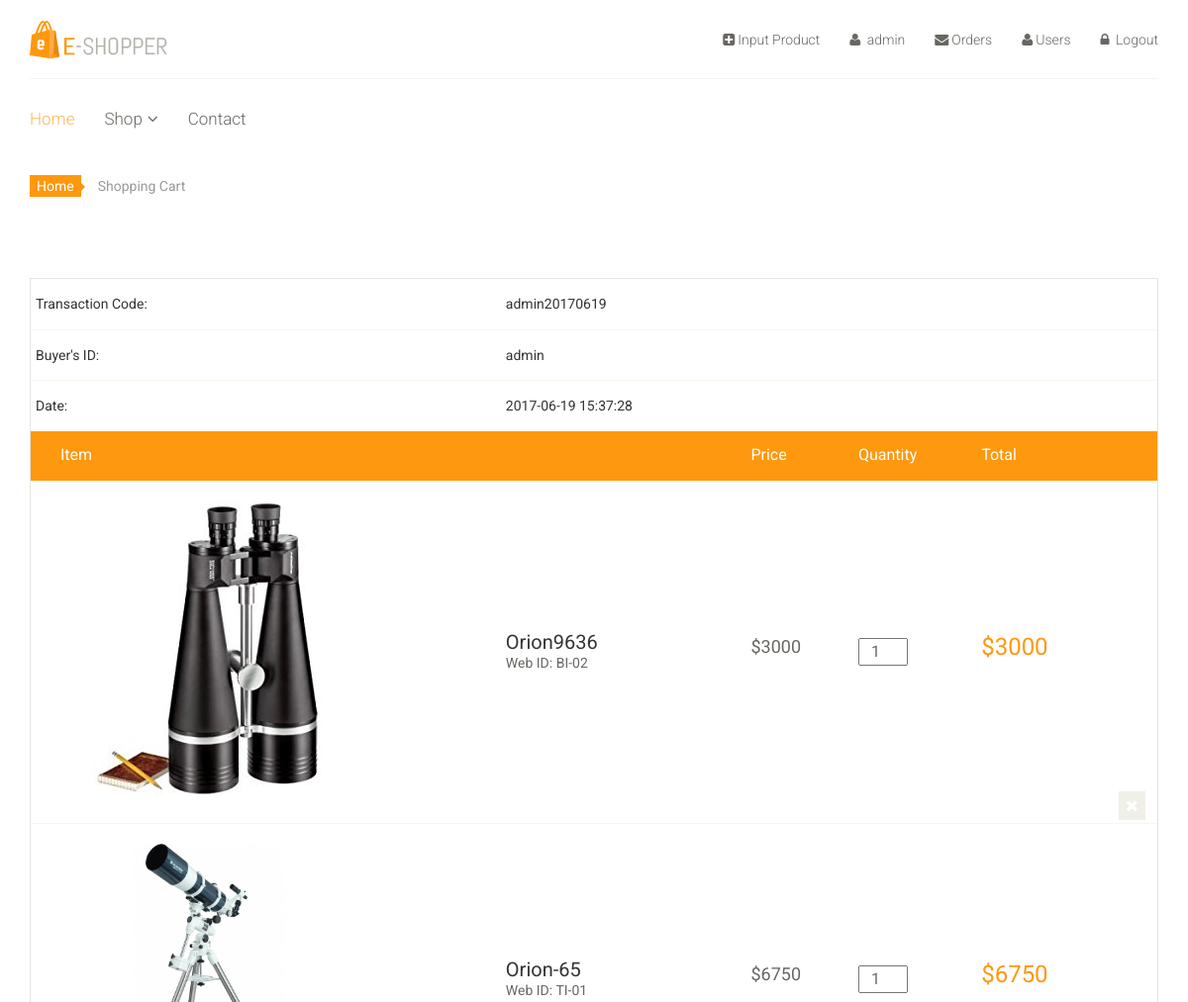
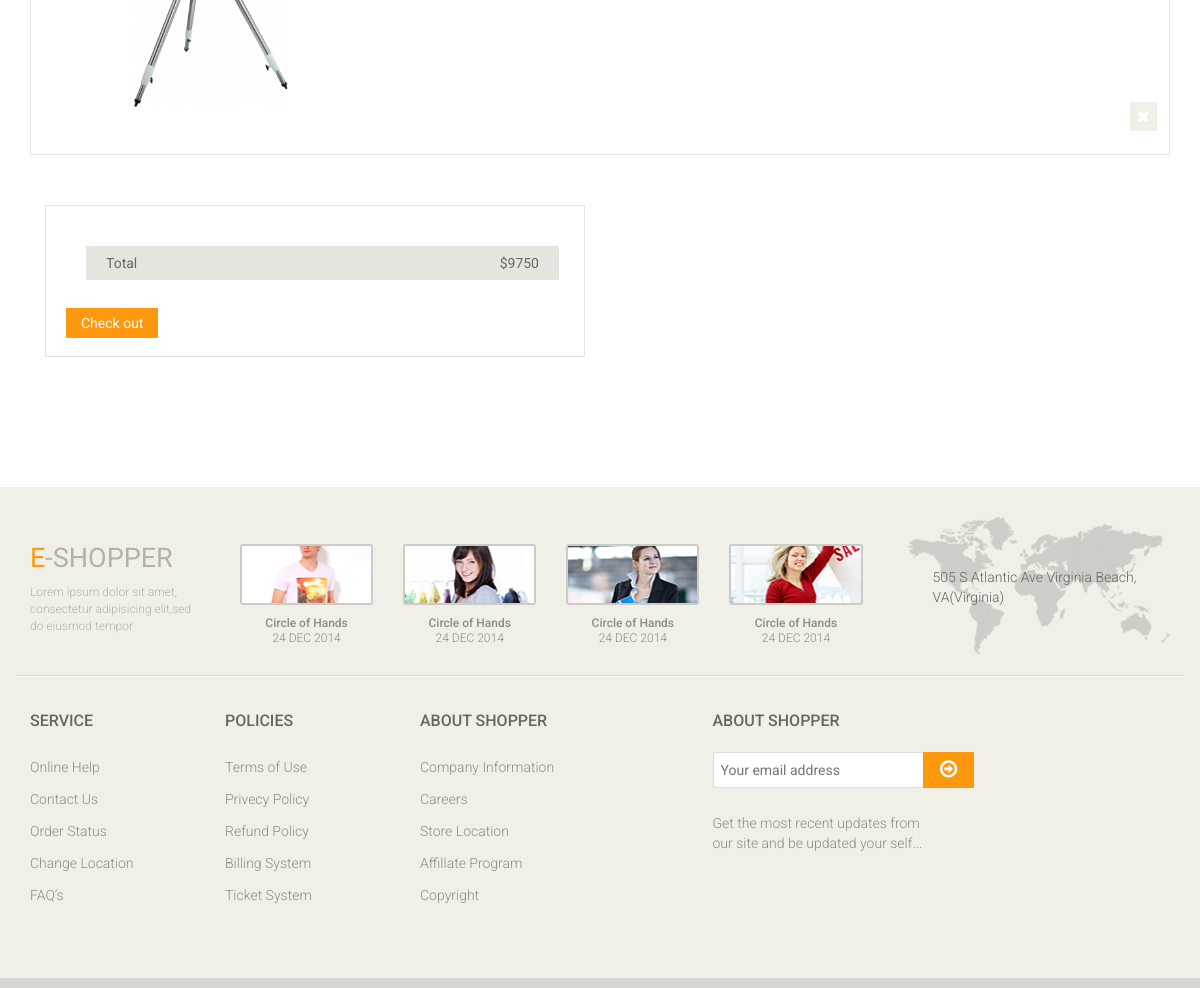
Screenshot of /cart.php (signed in) with the database file from the repository (2 pictures, top to bottom).
### tables this page shows
CREATE TABLE `transaction` (
  `kodeT` varchar(60) NOT NULL,
  `id` varchar(60) NOT NULL,
  `tanggal` timestamp NOT NULL DEFAULT CURRENT_TIMESTAMP ON UPDATE CURRENT_TIMESTAMP
);

CREATE TABLE `Tdetail` (
  `idD` int(11) NOT NULL,
  `kodeT` varchar(60) NOT NULL,
  `quantity` int(11) DEFAULT NULL,
  `pId` varchar(30) NOT NULL,
  `date` timestamp NOT NULL DEFAULT CURRENT_TIMESTAMP ON UPDATE CURRENT_TIMESTAMP
);

CREATE TABLE `products` (
  `pId` varchar(30) NOT NULL,
  `pname` varchar(80) NOT NULL,
  `stock` int(11) DEFAULT NULL,
  `price` int(11) NOT NULL,
  `description` text,
  `nbought` int(11) DEFAULT '0',
  `image` varchar(50) DEFAULT NULL,
  `category` varchar(60) DEFAULT NULL
);

### process/transactions.php (called while the page is built, shortened)
<?php require_once('connection.php');?>
<?php
class Transactions{
	private $conn;
	public function __construct(){
		$this->pdo=new connection();
		$this->conn=$this->pdo->getConnect();
	}
	public function getTransaction($id){
		$sql=$this->conn->prepare("select * from transaction where id = :id");
		$sql->bindParam(':id',$id);
		$sql->execute();
		$result=$sql->fetch();
		return $result;
	}
	public function getCart($kode){
		$sql=$this->conn->prepare("select * from Tdetail where kodeT = :kode");
		$sql->bindParam(':kode',$kode);
		$sql->execute();
		$result=$sql->fetchAll();
		return $result;
	}
}
 ?>

### process/connection.php (called while the page is built, shortened)
<?php
class Connection{
	private $servername="localhost";
	private $database="uas";
	private $username="root";
	private $password="";
	private $conn;
	function __construct(){
		$this->conn=null;
	}
	public function getConnect()
	  {
	    if ($this->conn == null) {
	      try {
	        $this->conn = new PDO('mysql:host='.$this->servername.';dbname='.$this->database.';', $this->username, $this->password);
	        $this->conn->setAttribute(PDO::ATTR_ERRMODE, PDO::ERRMODE_EXCEPTION);
	        $this->conn->setAttribute(PDO::ATTR_DEFAULT_FETCH_MODE, PDO::FETCH_ASSOC);
	      } catch (PDOException $e) {
	        die($e->getMessage());
	      }
	    }
   		 return $this->conn;
  }
}
 ?>

### process/products.php (called while the page is built, shortened)
<?php require_once('connection.php');?>
<?php
class products{
	private $conn;
	public function __construct() {
		$this->pdo=new connection();
		$this->conn=$this->pdo->getConnect();
	}
	public function getProduct($kode){
		$sql=$this->conn->prepare("select * from products where pId = :id");
		$sql->bindParam(':id',$kode);
		$sql->execute();
		$result=$sql->fetch();
		return $result;
	}
 }?>

### cart.php (the view, shortened to what this page needs)
  <?php require_once('header.php');?>
<?php require_once('process/products.php');?>
<?php require_once('process/transactions.php');?>
<?php
	$t=new transactions();
	$transaction=$t->getTransaction($_SESSION['login']);
	$cart=$t->getCart($transaction['kodeT']);
	$p=new products();
 ?>
	<section id="cart_items">
		<div class="container">
			<div class="breadcrumbs">
				<ol class="breadcrumb">
				  <li><a href="#">Home</a></li>
				  <li class="active">Shopping Cart</li>
				</ol>
			</div>
			<form action="process/checkout_process.php" method="post">
			<div class="table-responsive cart_info">
				<table class="table table-condensed">
					<thead>
							<tr>
										<td>Transaction Code:</td>
										<td><?php echo $transaction['kodeT'];?></td>
									</tr>
									<tr>
										<td>Buyer's ID:</td>
										<td><?php echo $transaction['id'];?></td>
									</tr>
									<tr>
										<td>Date:</td>
										<td><?php echo $transaction['tanggal'];?></td>
									</tr>
						<tr class="cart_menu">
							<td class="image">Item</td>
							<td class="description"></td>
							<td class="price">Price</td>
							<td class="quantity">Quantity</td>
							<td class="total">Total</td>
							<td></td>
						</tr>
					</thead>
					<tbody>
					<?php
					$a=0;
					$totalt=0;
					foreach($cart as $i) {
					$product=$p->getProduct($i['pId']);
						?>
						<tr>
							<td class="cart_product">
								<a href=""><img width="300px" height="200px" class="img-responsive" src="images/products/<?php echo $product['image'];?>" alt="<?php echo $product['image'];?>"></a>
							</td>
							<td class="cart_description">
								<h4><a href=""><?php echo $product['pname'];?></a></h4><input type="hidden" name="bought[]" value="<?php echo $product['pname'];?>">
								<p>Web ID: <?php echo $i['pId'];?></p>
							</td>
							<td class="cart_price">
								<p>$<?php echo $product['price'];?></p>
							</td>
							<td class="cart_quantity">
								<div class="cart_quantity_button">
									<input class="cart_quantity_input" type="number" id="quantity<?php echo $a; ?>" value="1" autocomplete="off" style="width:50px;" min="1" name="quantity[]">
								</div>
							</td>
							<td class="cart_total">
								<p id="subtotal<?php echo $a;?>" class="cart_total_price">$<?php echo $product['price'];?></p>
								<input type="hidden" id="subtotalv<?php  echo $a; ?>" value="<?php echo $product['price'];
									$totalt+=$product['price'];
								?>">
							</td>
							<td class="cart_delete">
								<a class="cart_quantity_delete" href="process/deleteTd.php?pId=<?php echo $product['pId'];?>&kodeT=<?php echo $transaction['kodeT'];?>"><i class="fa fa-times"></i></a>
							</td>
						</tr>
						<?php $a++; } ?>
					</tbody>
				</table>
			</div>
		</div>
	</section>
	<section id="do_action">
		<div class="container">
				<div class="col-sm-6">
					<div class="total_area">
						<ul>
							<li>Total <span id="total">$<?php echo $totalt ?></span></li>
						</ul>
							<input type="submit" class="btn btn-default check_out" value="Check out">
					</div>
				</div>
			</div>
	</section>
<?php require_once('footer.php') ;?>

### css/main.css (style rules this page uses)
body { font-family: 'Roboto', sans-serif; background:; position: relative; font-weight:400px; }
ul li { list-style: none; }
a { -webkit-transition: 300ms; -moz-transition: 300ms; -o-transition: 300ms; transition: 300ms; }
h1, h2, h3, h4, h5, h6 { font-family: 'Roboto', sans-serif; }
#do_action { margin-bottom: 50px; }
.breadcrumbs { position: relative; }
.breadcrumbs .breadcrumb { background:transparent; margin-bottom: 75px; padding-left: 0; }
.breadcrumbs .breadcrumb li a { background:#FE980F; color: #FFFFFF; padding: 3px 7px; }
.breadcrumbs .breadcrumb li a:after { content:""; height:auto; width: auto; border-width: 8px; border-style: solid; border-color:transparent transparent transparent #FE980F; position: absolute; top: 11px; left:48px; }
.breadcrumbs .breadcrumb > li + li:before { content: " "; }
#cart_items .cart_info { border: 1px solid #E6E4DF; margin-bottom: 50px }
#cart_items .cart_info .cart_menu { background: #FE980F; color: #fff; font-size: 16px; font-family: 'Roboto', sans-serif; font-weight: normal; }
#cart_items .cart_info .table.table-condensed thead tr { height: 51px; }
#cart_items .cart_info .table.table-condensed tr { border-bottom: 1px solid#F7F7F0 }
#cart_items .cart_info .table.table-condensed tr:last-child { border-bottom: 0 }
.cart_info table tr td { border-top: 0 none; vertical-align: inherit; }
#cart_items .cart_info .image { padding-left: 30px; }
#cart_items .cart_info .cart_description h4 { margin-bottom: 0 }
#cart_items .cart_info .cart_description h4 a { color: #363432; font-family: 'Roboto',sans-serif; font-size: 20px; font-weight: normal; }
#cart_items .cart_info .cart_description p { color:#696763 }
#cart_items .cart_info .cart_price p { color:#696763; font-size: 18px }
#cart_items .cart_info .cart_total_price { color: #FE980F; font-size: 24px; }
.cart_product { display: block; margin: 15px -70px 10px 25px; }
.cart_quantity_input { color: #696763; float: left; font-size: 16px; text-align: center; font-family: 'Roboto',sans-serif; }
.cart_delete { display: block; margin-right: -12px; overflow: hidden; }
.cart_delete a { background:#F0F0E9; color: #FFFFFF; padding: 5px 7px; font-size: 16px }
#do_action .total_area { padding-bottom: 18px !important; }
#do_action .total_area, #do_action .chose_area { border: 1px solid #E6E4DF; color: #696763; padding: 30px 25px 30px 0; margin-bottom: 80px; }
.total_area span { float: right; }
.total_area ul li { background:#E6E4DF; color: #696763; margin-top: 10px; padding: 7px 20px; }
.update, .check_out { background: #FE980F; border-radius: 0; color: #FFFFFF; margin-top: 18px; border: none; padding: 5px 15px; }
.check_out { margin-left: 20px }

### rows the page displays
transaction: kodeT "admin20170619", id "admin", tanggal "2017-06-19 15:37:28"
tdetail: pId.image (picture), pId.pname "Orion9636", pId "BI-02", pId.price "3000"
tdetail: pId.image (picture), pId.pname "Orion-65", pId "TI-01", pId.price "6750"

### other values shown
$_SESSION['name'] "admin"
$totalt "9750"
